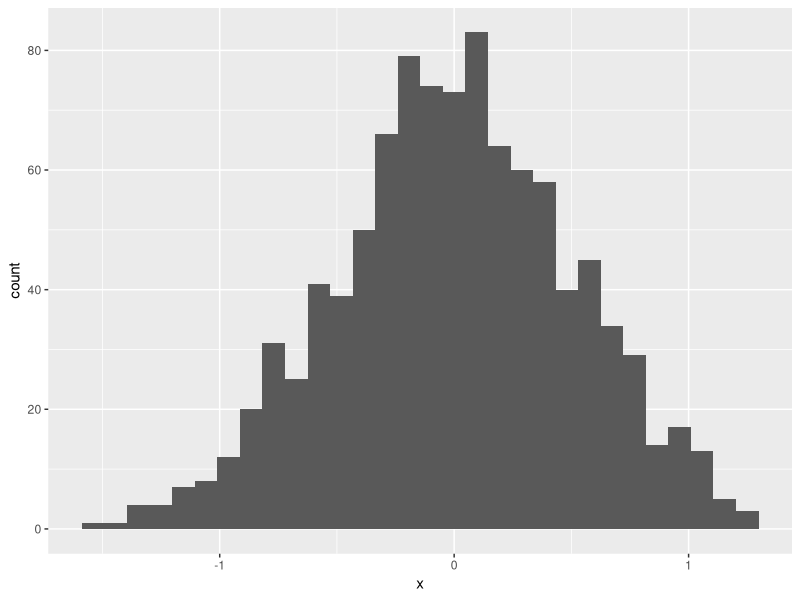
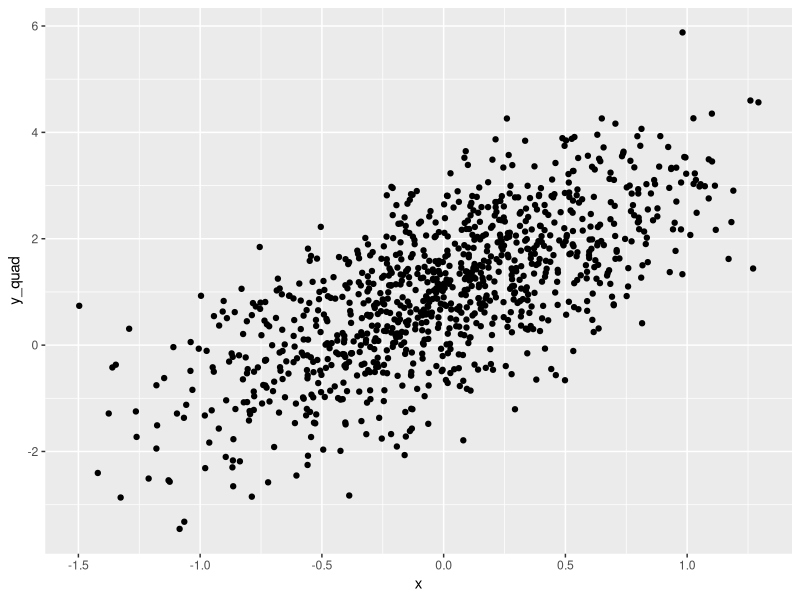
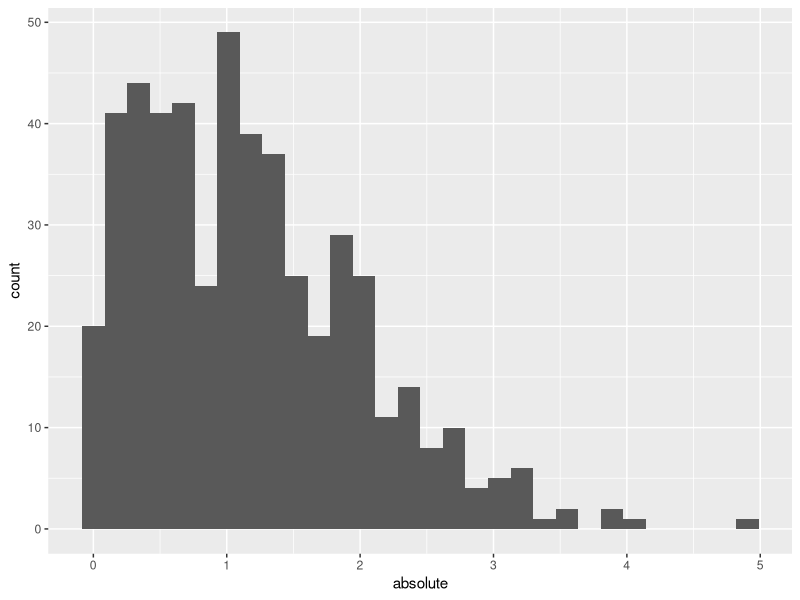
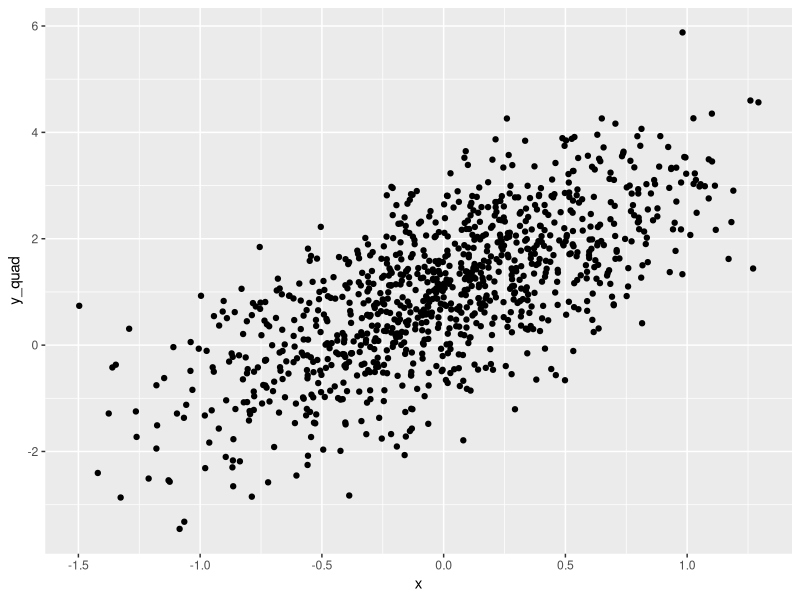

Write the R code that produced these figures, in order. (Note: this script raises an error after producing the figures.)
## ---- chunk 1
library(tidyverse)
## ---- chunk 2
samp = rnorm(100) #this samples from a normal distribution
length(samp)
## ---- chunk 3
plot_df = 
  tibble(
    x = rnorm(1000, sd = 0.5),
    y_quad = 1 + 2 *x +rnorm(1000),
  )

plot_df

ggplot(plot_df, aes(x = x)) + geom_histogram()

ggplot(plot_df, aes(x = x, y = y_quad)) + geom_point()

ggsave("scatterplot.png")
## ---- chunk 4
library(tidyverse)

practice_df = tibble(
 samp = rnorm(500, mean = 1),
 positive = samp > 0,
 absolute = abs(samp)
)

ggplot(practice_df, aes(x = absolute)) +geom_histogram() 

## ---- chunk 5
ggplot(plot_df, aes(x = x)) + geom_histogram
